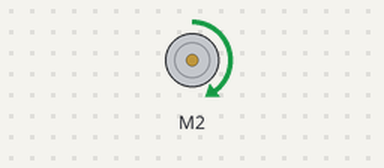
This sketch was run on a simulated Arduino Uno, built with avr-gcc and run on an emulated ATmega328P. Shown: DC motor (green arrow = forward, orange = backward, longer = faster). What the sketch prints to the serial monitor is not drawn.

Above: at 0.1 s.
Timing chart, 0 to 1.6 s (numbered marks = the images above):
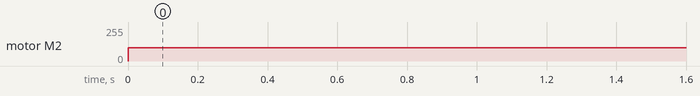

The sketch:

test.ino
```cpp
#include <AFMotor.h>
AF_DCMotor motor1(2);
void setup() {
  // put your setup code here, to run once:
Serial.begin(9600);
Serial.flush();
}

void loop() {
  uint8_t i;
  // put your main code here, to run repeatedly:
  motor1.run(FORWARD);
  for(i=0;i<100;i++){
    motor1.setSpeed(i);

  }

  delay(15);

  Serial.print("tech");


}
```

Measured:
- by itself, motor M2: stopped → forward 99/255 at 0.00 s
